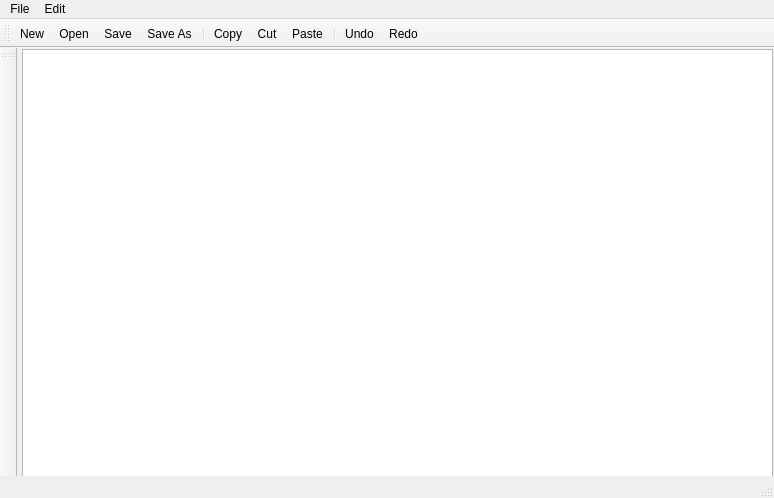
<?xml version="1.0" encoding="UTF-8"?>
<ui version="4.0">
 <class>note</class>
 <widget class="QMainWindow" name="note">
  <property name="geometry">
   <rect>
    <x>0</x>
    <y>0</y>
    <width>774</width>
    <height>498</height>
   </rect>
  </property>
  <property name="windowTitle">
   <string>MainWindow</string>
  </property>
  <widget class="QWidget" name="centralwidget">
   <widget class="QTextEdit" name="textEdit">
    <property name="geometry">
     <rect>
      <x>5</x>
      <y>1</y>
      <width>751</width>
      <height>431</height>
     </rect>
    </property>
   </widget>
  </widget>
  <widget class="QMenuBar" name="menubar">
   <property name="geometry">
    <rect>
     <x>0</x>
     <y>0</y>
     <width>774</width>
     <height>26</height>
    </rect>
   </property>
   <widget class="QMenu" name="menufile">
    <property name="title">
     <string>File</string>
    </property>
    <addaction name="actionNew"/>
    <addaction name="actionOpen"/>
    <addaction name="separator"/>
    <addaction name="actionSave"/>
    <addaction name="actionSave_As"/>
   </widget>
   <widget class="QMenu" name="menuEdit">
    <property name="title">
     <string>Edit</string>
    </property>
    <addaction name="actionCopy"/>
    <addaction name="actionCut"/>
    <addaction name="actionPaste"/>
    <addaction name="separator"/>
    <addaction name="actionUndo"/>
    <addaction name="actionRedo"/>
   </widget>
   <addaction name="menufile"/>
   <addaction name="menuEdit"/>
  </widget>
  <widget class="QStatusBar" name="statusbar"/>
  <widget class="QToolBar" name="toolBar">
   <property name="windowTitle">
    <string>toolBar</string>
   </property>
   <attribute name="toolBarArea">
    <enum>LeftToolBarArea</enum>
   </attribute>
   <attribute name="toolBarBreak">
    <bool>false</bool>
   </attribute>
  </widget>
  <widget class="QToolBar" name="toolBar_2">
   <property name="windowTitle">
    <string>toolBar_2</string>
   </property>
   <attribute name="toolBarArea">
    <enum>TopToolBarArea</enum>
   </attribute>
   <attribute name="toolBarBreak">
    <bool>false</bool>
   </attribute>
   <addaction name="actionNew"/>
   <addaction name="actionOpen"/>
   <addaction name="actionSave"/>
   <addaction name="actionSave_As"/>
   <addaction name="separator"/>
   <addaction name="actionCopy"/>
   <addaction name="actionCut"/>
   <addaction name="actionPaste"/>
   <addaction name="separator"/>
   <addaction name="actionUndo"/>
   <addaction name="actionRedo"/>
  </widget>
  <action name="actionNew">
   <property name="icon">
    <iconset resource="Image.qrc">
     <normaloff>:/img/File.png</normaloff>:/img/File.png</iconset>
   </property>
   <property name="text">
    <string>New</string>
   </property>
  </action>
  <action name="actionOpen">
   <property name="icon">
    <iconset resource="Image.qrc">
     <normaloff>:/img/Open.png</normaloff>:/img/Open.png</iconset>
   </property>
   <property name="text">
    <string>Open</string>
   </property>
  </action>
  <action name="actionSave">
   <property name="icon">
    <iconset resource="Image.qrc">
     <normaloff>:/img/Save.png</normaloff>:/img/Save.png</iconset>
   </property>
   <property name="text">
    <string>Save</string>
   </property>
  </action>
  <action name="actionSave_As">
   <property name="icon">
    <iconset resource="Image.qrc">
     <normaloff>:/img/SaveAs.png</normaloff>:/img/SaveAs.png</iconset>
   </property>
   <property name="text">
    <string>Save As</string>
   </property>
  </action>
  <action name="actionCopy">
   <property name="icon">
    <iconset resource="Image.qrc">
     <normaloff>:/img/Copy.png</normaloff>:/img/Copy.png</iconset>
   </property>
   <property name="text">
    <string>Copy</string>
   </property>
  </action>
  <action name="actionCut">
   <property name="icon">
    <iconset resource="Image.qrc">
     <normaloff>:/img/Cut.png</normaloff>:/img/Cut.png</iconset>
   </property>
   <property name="text">
    <string>Cut</string>
   </property>
  </action>
  <action name="actionPaste">
   <property name="icon">
    <iconset resource="Image.qrc">
     <normaloff>:/img/Paste.png</normaloff>:/img/Paste.png</iconset>
   </property>
   <property name="text">
    <string>Paste</string>
   </property>
  </action>
  <action name="actionUndo">
   <property name="icon">
    <iconset resource="Image.qrc">
     <normaloff>:/img/Undo.png</normaloff>:/img/Undo.png</iconset>
   </property>
   <property name="text">
    <string>Undo</string>
   </property>
  </action>
  <action name="actionRedo">
   <property name="icon">
    <iconset resource="Image.qrc">
     <normaloff>:/img/Redo.png</normaloff>:/img/Redo.png</iconset>
   </property>
   <property name="text">
    <string>Redo</string>
   </property>
  </action>
 </widget>
 <resources>
  <include location="Image.qrc"/>
 </resources>
 <connections/>
</ui>
